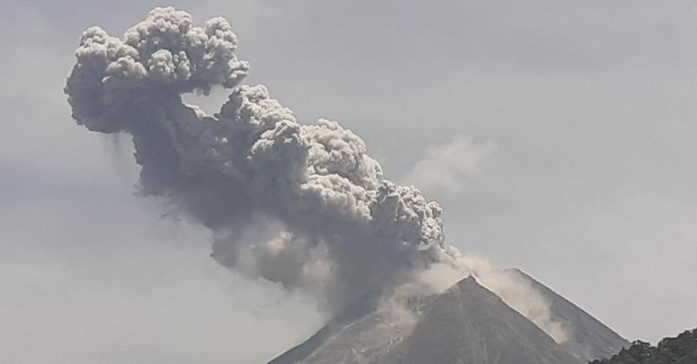
#> input picture 5. Histogram Equalisation/gunung.jpg, 697 x 364 px
$ python 'Histogram Equalisation.py'
#> lines starting #> are read from the running program, lines starting #| are printed output that depends on the picture
import cv2
import cv2 as cv
import numpy as np
import matplotlib
import matplotlib.pyplot as plt

citra = cv2.imread('gunung.jpg',0)
#> citra: shape (364, 697); min 39, max 242, mean 162
ekual = cv2.equalizeHist(citra)
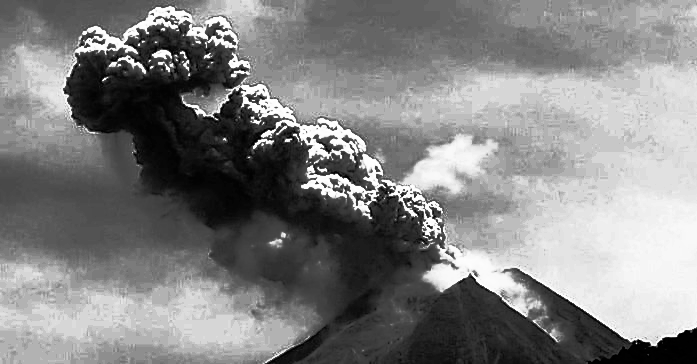
#> ekual: shape (364, 697); min 0, max 255, mean 130.5
hasil = np.hstack((citra, ekual))
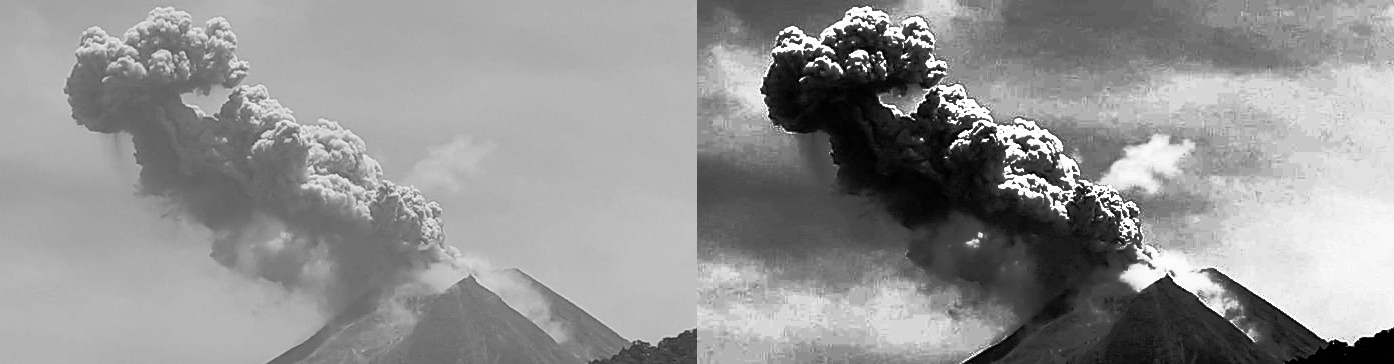
#> hasil: shape (364, 1394); min 0, max 255, mean 146.2
histo = cv.calcHist([ekual], [0], None, [256], [0, 256])
#> histo = 256 values, max 14595 at index 178, min 0 at index 5, mean 991

cv2.imshow("Hasil Equalisation",hasil)
plt.plot(histo)
plt.show()
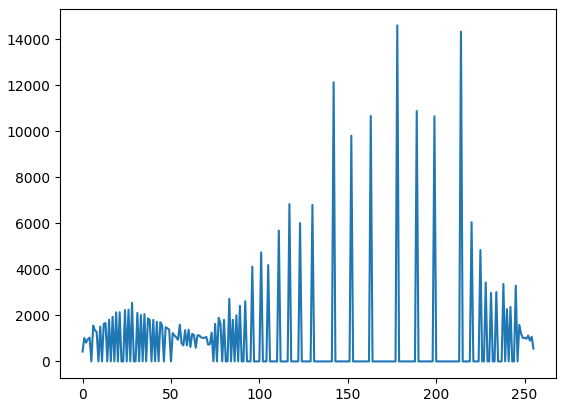
#> figure drawn by matplotlib, 1 panel; curve peaks at x = 178, y = 14595
cv2.waitKey(0)
